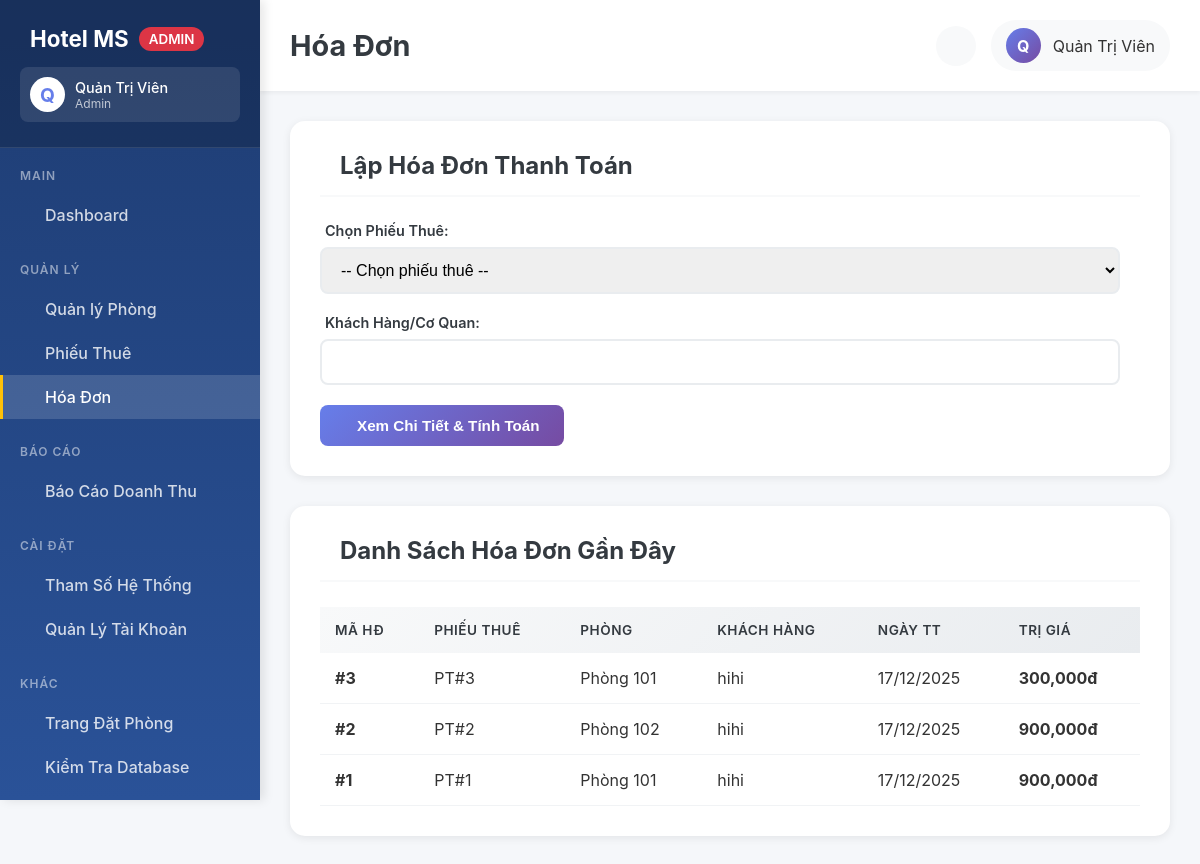
The page /admin/hoa-don.php (signed in) on the database its author committed.
### tables this page shows
CREATE TABLE HOADON (
MaHoaDon INTEGER PRIMARY KEY AUTOINCREMENT,
MaPhieuThue INTEGER NOT NULL UNIQUE,
TenKhachHangCoQuan TEXT NOT NULL,
DiaChiThanhToan TEXT,
NgayThanhToan DATE NOT NULL DEFAULT (date('now')),
TriGia REAL NOT NULL CHECK(TriGia >= 0),
FOREIGN KEY (MaPhieuThue) REFERENCES PHIEUTHUE(MaPhieuThue) ON DELETE RESTRICT ON UPDATE CASCADE
);

CREATE TABLE PHONG (
MaPhong INTEGER PRIMARY KEY AUTOINCREMENT,
SoPhong TEXT NOT NULL UNIQUE,
MaLoaiPhong INTEGER NOT NULL,
TinhTrang TEXT DEFAULT 'Trống' CHECK(TinhTrang IN ('Trống', 'Đã thuê')),
GhiChu TEXT,
FOREIGN KEY (MaLoaiPhong) REFERENCES LOAIPHONG(MaLoaiPhong) ON DELETE RESTRICT ON UPDATE CASCADE
);

### admin/hoa-don.php (the view, shortened to what this page needs)
<?php
$database = new Database();
$db = $database->connect();
$previewData = null;
$stmt = $db->query("SELECT H.*, P.SoPhong
FROM HOADON H
JOIN PHIEUTHUE PT ON H.MaPhieuThue = PT.MaPhieuThue
JOIN PHONG P ON PT.MaPhong = P.MaPhong
ORDER BY H.NgayThanhToan DESC
LIMIT 10");
$hoaDons = $stmt->fetchAll();
?>
<!DOCTYPE html>
<html lang="vi">
<head>
<link rel="stylesheet" href="../assets/css/admin.css">
</head>
<body>
<?php
include 'includes/sidebar.php';
?>
<div class="admin-content">
<?php include 'includes/header.php'; ?>
<main class="main-container">
<div class="content-section">
<div class="section-header">
<h2 class="section-title">
<i class="ph ph-currency-circle-dollar"></i> Lập Hóa Đơn Thanh Toán
</h2>
</div>
<form method="POST" style="max-width: 800px;">
<div class="form-group">
<label><i class="ph ph-ticket"></i> Chọn Phiếu Thuê:</label>
<select name="maPhieuThue" required class="form-control">
<option value="">-- Chọn phiếu thuê --</option>
</select>
</div>
<div class="form-group">
<label><i class="ph ph-user"></i> Khách Hàng/Cơ Quan:</label>
<input type="text" name="tenKH" required class="form-control"
value="<?= htmlspecialchars($previewData['tenKH'] ?? '') ?>">
</div>
<button type="submit" class="btn btn-primary">
<i class="ph ph-magnifying-glass"></i> Xem Chi Tiết & Tính Toán
</button>
</form>
</div>
<div class="content-section">
<div class="section-header">
<h2 class="section-title">
<i class="ph ph-list-bullets"></i> Danh Sách Hóa Đơn Gần Đây
</h2>
</div>
<table class="data-table">
<thead>
<tr>
<th>Mã HĐ</th>
<th>Phiếu Thuê</th>
<th>Phòng</th>
<th>Khách Hàng</th>
<th>Ngày TT</th>
<th>Trị Giá</th>
</tr>
</thead>
<tbody>
<?php foreach ($hoaDons as $hd): ?>
<tr>
<td><strong>#<?= $hd['MaHoaDon'] ?></strong></td>
<td>PT#<?= $hd['MaPhieuThue'] ?></td>
<td>Phòng <?= htmlspecialchars($hd['SoPhong']) ?></td>
<td><?= htmlspecialchars($hd['TenKhachHangCoQuan']) ?></td>
<td><?= date('d/m/Y', strtotime($hd['NgayThanhToan'])) ?></td>
<td><strong><?= number_format($hd['TriGia']) ?>đ</strong></td>
</tr>
<?php endforeach; ?>
</tbody>
</table>
</div>
</main>
</div>
</body>
</html>

### assets/css/admin.css (style rules this page uses)
:root { --primary: #667eea; --primary-dark: #5568d3; --secondary: #764ba2; --success: #28a745; --danger: #dc3545; --warning: #ffc107; --info: #17a2b8; --light: #f8f9fa; --dark: #343a40; --sidebar-width: 260px; }
* { margin: 0; padding: 0; box-sizing: border-box; }
body { font-family: 'Inter', 'Segoe UI', system-ui, -apple-system, sans-serif; background: #f5f7fa; color: #333; overflow-x: hidden; }
.admin-content { margin-left: var(--sidebar-width); min-height: 100vh; background: #f5f7fa; }
.main-container { padding: 30px; }
.content-section { background: white; padding: 30px; border-radius: 15px; box-shadow: 0 2px 8px rgba(0,0,0,0.08); margin-bottom: 30px; }
.section-header { display: flex; align-items: center; justify-content: space-between; margin-bottom: 25px; padding-bottom: 15px; border-bottom: 2px solid var(--light); }
.section-title { font-size: 1.5em; font-weight: 700; color: var(--dark); display: flex; align-items: center; gap: 10px; }
.btn { padding: 12px 24px; border: none; border-radius: 8px; font-weight: 600; cursor: pointer; transition: 0.3s; display: inline-flex; align-items: center; gap: 8px; text-decoration: none; font-size: 0.95em; }
.btn-primary { background: linear-gradient(135deg, var(--primary), var(--secondary)); color: white; }
.data-table { width: 100%; border-collapse: collapse; background: white; }
.data-table thead { background: linear-gradient(135deg, #f8f9fa, #e9ecef); }
.data-table th { padding: 15px; text-align: left; font-weight: 600; color: var(--dark); text-transform: uppercase; font-size: 0.85em; letter-spacing: 0.5px; }
.data-table td { padding: 15px; border-bottom: 1px solid #f1f3f5; }
.data-table tbody tr { transition: 0.3s; }
.form-group { margin-bottom: 20px; }
.form-group label { display: block; margin-bottom: 8px; font-weight: 600; color: var(--dark); font-size: 0.9em; }
.form-control { width: 100%; padding: 12px 15px; border: 2px solid #e9ecef; border-radius: 8px; font-size: 1em; transition: 0.3s; }

### rows shown on the page
hoadon: MaHoaDon "3", MaPhieuThue "3", phong.SoPhong "101", TenKhachHangCoQuan "hihi", NgayThanhToan "17/12/2025", TriGia "300,000"
hoadon: MaHoaDon "2", MaPhieuThue "2", phong.SoPhong "102", TenKhachHangCoQuan "hihi", NgayThanhToan "17/12/2025", TriGia "900,000"
hoadon: MaHoaDon "1", MaPhieuThue "1", phong.SoPhong "101", TenKhachHangCoQuan "hihi", NgayThanhToan "17/12/2025", TriGia "900,000"

### other values the page prints
substr($_SESSION['fullname'] ?? 'A', 0, 1) "Q"
$_SESSION['fullname'] "Quản Trị Viên"
$_SESSION['role'] "Admin"
$page_title "Hóa Đơn"
